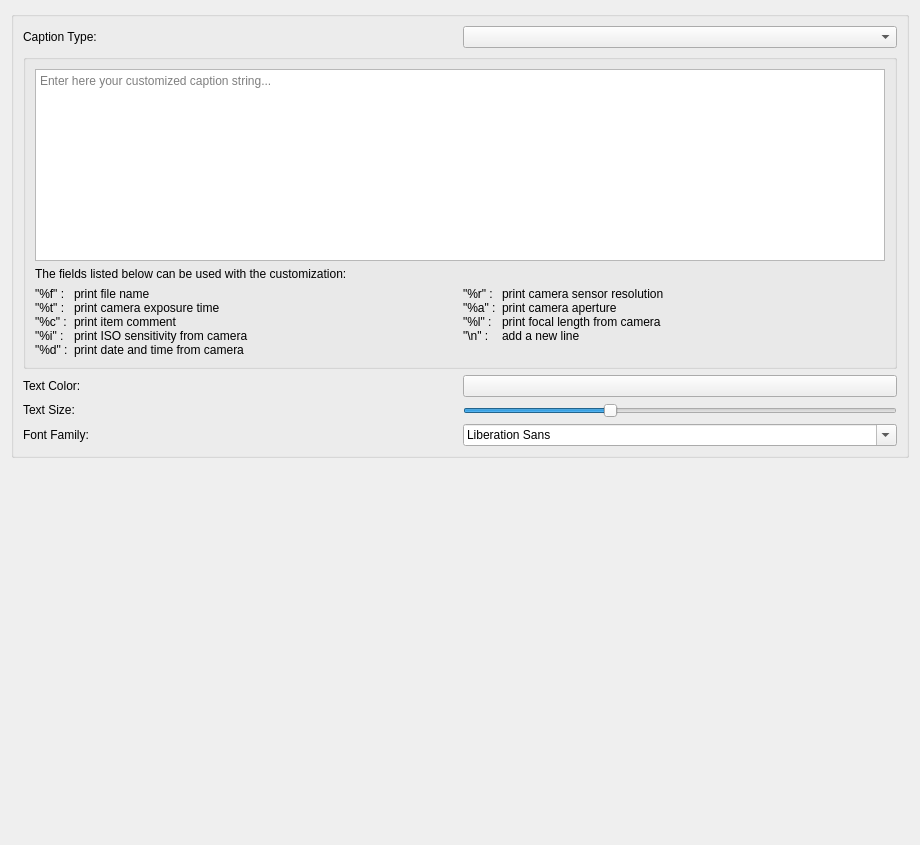
<?xml version="1.0" encoding="UTF-8"?>
<ui version="4.0">
 <class>AdvPrintCaptionPage</class>
 <widget class="QWidget" name="AdvPrintCaptionPage">
  <property name="geometry">
   <rect>
    <x>0</x>
    <y>0</y>
    <width>920</width>
    <height>845</height>
   </rect>
  </property>
  <property name="sizePolicy">
   <sizepolicy hsizetype="MinimumExpanding" vsizetype="MinimumExpanding">
    <horstretch>0</horstretch>
    <verstretch>0</verstretch>
   </sizepolicy>
  </property>
  <layout class="QGridLayout" name="gridLayout">
   <item row="2" column="0">
    <widget class="Digikam::DItemsList" name="mPrintList" native="true">
     <property name="sizePolicy">
      <sizepolicy hsizetype="Expanding" vsizetype="Expanding">
       <horstretch>0</horstretch>
       <verstretch>0</verstretch>
      </sizepolicy>
     </property>
     <property name="minimumSize">
      <size>
       <width>0</width>
       <height>0</height>
      </size>
     </property>
    </widget>
   </item>
   <item row="1" column="0">
    <widget class="QGroupBox" name="groupBox_3">
     <property name="title">
      <string/>
     </property>
     <layout class="QHBoxLayout" name="horizontalLayout_12">
      <item>
       <layout class="QHBoxLayout" name="horizontalLayout_9">
        <item>
         <layout class="QVBoxLayout" name="verticalLayout_5">
          <item>
           <layout class="QHBoxLayout" name="horizontalLayout">
            <item>
             <widget class="QLabel" name="label_2">
              <property name="sizePolicy">
               <sizepolicy hsizetype="Preferred" vsizetype="Fixed">
                <horstretch>0</horstretch>
                <verstretch>0</verstretch>
               </sizepolicy>
              </property>
              <property name="text">
               <string>Caption Type:</string>
              </property>
              <property name="buddy">
               <cstring>m_captionType</cstring>
              </property>
             </widget>
            </item>
            <item>
             <widget class="QComboBox" name="m_captionType"/>
            </item>
           </layout>
          </item>
          <item>
           <layout class="QVBoxLayout" name="verticalLayout_3">
            <item>
             <widget class="QGroupBox" name="m_customCaptionGB">
              <property name="title">
               <string/>
              </property>
              <layout class="QVBoxLayout" name="verticalLayout_4">
               <item>
                <layout class="QGridLayout" name="gridLayout_2" columnstretch="0,10,0,10">
                 <item row="3" column="1">
                  <widget class="QLabel" name="label_5">
                   <property name="text">
                    <string>print file name
print camera exposure time
print item comment
print ISO sensitivity from camera
print date and time from camera</string>
                   </property>
                   <property name="alignment">
                    <set>Qt::AlignLeading|Qt::AlignLeft|Qt::AlignTop</set>
                   </property>
                  </widget>
                 </item>
                 <item row="3" column="2">
                  <widget class="QLabel" name="label_6">
                   <property name="text">
                    <string>&quot;%r&quot; :
&quot;%a&quot; :
&quot;%l&quot; :
&quot;\n&quot; :</string>
                   </property>
                   <property name="alignment">
                    <set>Qt::AlignLeading|Qt::AlignLeft|Qt::AlignTop</set>
                   </property>
                  </widget>
                 </item>
                 <item row="3" column="0">
                  <widget class="QLabel" name="label">
                   <property name="text">
                    <string>&quot;%f&quot; :
&quot;%t&quot; :
&quot;%c&quot; :
&quot;%i&quot; :
&quot;%d&quot; :</string>
                   </property>
                   <property name="alignment">
                    <set>Qt::AlignLeading|Qt::AlignLeft|Qt::AlignTop</set>
                   </property>
                  </widget>
                 </item>
                 <item row="3" column="3">
                  <widget class="QLabel" name="label_7">
                   <property name="text">
                    <string>print camera sensor resolution
print camera aperture
print focal length from camera
add a new line</string>
                   </property>
                   <property name="alignment">
                    <set>Qt::AlignLeading|Qt::AlignLeft|Qt::AlignTop</set>
                   </property>
                  </widget>
                 </item>
                 <item row="1" column="0" colspan="4">
                  <widget class="Digikam::DTextEdit" name="m_FreeCaptionFormat">
                   <property name="enabled">
                    <bool>true</bool>
                   </property>
                   <property name="minimumSize">
                    <size>
                     <width>400</width>
                     <height>0</height>
                    </size>
                   </property>
                   <property name="placeholderText">
                    <string>Enter here your customized caption string...</string>
                   </property>
                  </widget>
                 </item>
                 <item row="2" column="0" colspan="4">
                  <widget class="QLabel" name="m_free_label">
                   <property name="text">
                    <string>The fields listed below can be used with the customization:</string>
                   </property>
                   <property name="alignment">
                    <set>Qt::AlignLeading|Qt::AlignLeft|Qt::AlignTop</set>
                   </property>
                  </widget>
                 </item>
                </layout>
               </item>
              </layout>
             </widget>
            </item>
            <item>
             <layout class="QVBoxLayout" name="verticalLayout"/>
            </item>
            <item>
             <layout class="QVBoxLayout" name="verticalLayout_6">
              <item>
               <layout class="QHBoxLayout" name="horizontalLayout_6">
                <item>
                 <widget class="QLabel" name="label_4">
                  <property name="text">
                   <string>Text Color:</string>
                  </property>
                  <property name="buddy">
                   <cstring>m_font_color</cstring>
                  </property>
                 </widget>
                </item>
                <item>
                 <widget class="Digikam::DColorSelector" name="m_font_color"/>
                </item>
               </layout>
              </item>
              <item>
               <layout class="QHBoxLayout" name="horizontalLayout_7">
                <item>
                 <widget class="QLabel" name="textLabel1_2">
                  <property name="sizePolicy">
                   <sizepolicy hsizetype="MinimumExpanding" vsizetype="Fixed">
                    <horstretch>0</horstretch>
                    <verstretch>0</verstretch>
                   </sizepolicy>
                  </property>
                  <property name="text">
                   <string>Text Size:</string>
                  </property>
                  <property name="wordWrap">
                   <bool>false</bool>
                  </property>
                  <property name="buddy">
                   <cstring>m_font_size</cstring>
                  </property>
                 </widget>
                </item>
                <item>
                 <widget class="QSlider" name="m_font_size">
                  <property name="sizePolicy">
                   <sizepolicy hsizetype="Expanding" vsizetype="Fixed">
                    <horstretch>0</horstretch>
                    <verstretch>0</verstretch>
                   </sizepolicy>
                  </property>
                  <property name="minimum">
                   <number>2</number>
                  </property>
                  <property name="maximum">
                   <number>8</number>
                  </property>
                  <property name="singleStep">
                   <number>2</number>
                  </property>
                  <property name="pageStep">
                   <number>2</number>
                  </property>
                  <property name="value">
                   <number>4</number>
                  </property>
                  <property name="orientation">
                   <enum>Qt::Horizontal</enum>
                  </property>
                 </widget>
                </item>
               </layout>
              </item>
             </layout>
            </item>
            <item>
             <layout class="QHBoxLayout" name="horizontalLayout_5">
              <item>
               <widget class="QLabel" name="label_3">
                <property name="text">
                 <string>Font Family:</string>
                </property>
                <property name="buddy">
                 <cstring>m_font_name</cstring>
                </property>
               </widget>
              </item>
              <item>
               <widget class="QFontComboBox" name="m_font_name"/>
              </item>
             </layout>
            </item>
            <item>
             <layout class="QHBoxLayout" name="horizontalLayout_4"/>
            </item>
           </layout>
          </item>
         </layout>
        </item>
       </layout>
      </item>
     </layout>
    </widget>
   </item>
  </layout>
 </widget>
 <customwidgets>
  <customwidget>
   <class>Digikam::DColorSelector</class>
   <extends>QPushButton</extends>
   <header>dcolorselector.h</header>
  </customwidget>
  <customwidget>
   <class>Digikam::DItemsList</class>
   <extends>QWidget</extends>
   <header>ditemslist.h</header>
  </customwidget>
  <customwidget>
   <class>Digikam::DTextEdit</class>
   <extends>QTextEdit</extends>
   <header>dtextedit.h</header>
  </customwidget>
 </customwidgets>
 <resources/>
 <connections/>
</ui>
